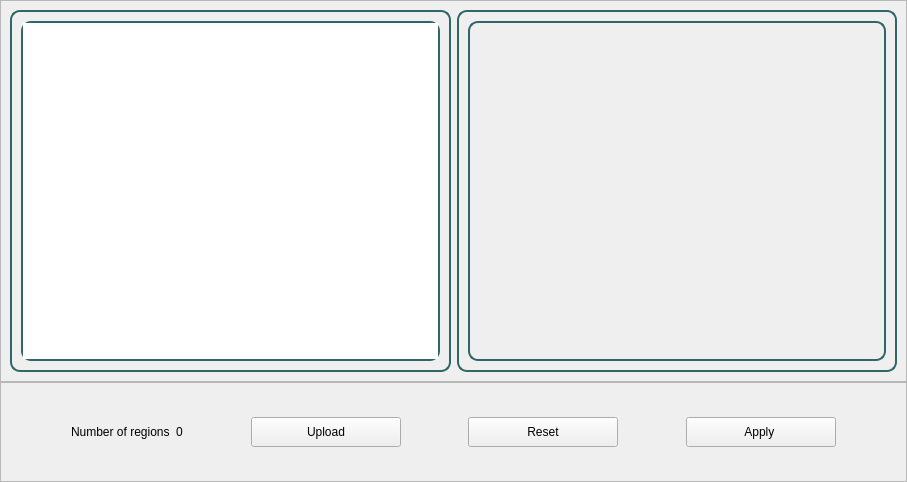
<?xml version="1.0" encoding="UTF-8"?>
<ui version="4.0">
 <class>RegionGrowingWidget</class>
 <widget class="QWidget" name="RegionGrowingWidget">
  <property name="geometry">
   <rect>
    <x>0</x>
    <y>0</y>
    <width>907</width>
    <height>482</height>
   </rect>
  </property>
  <property name="windowTitle">
   <string>Form</string>
  </property>
  <layout class="QVBoxLayout" name="verticalLayout">
   <property name="spacing">
    <number>0</number>
   </property>
   <property name="leftMargin">
    <number>0</number>
   </property>
   <property name="topMargin">
    <number>0</number>
   </property>
   <property name="rightMargin">
    <number>0</number>
   </property>
   <property name="bottomMargin">
    <number>0</number>
   </property>
   <item>
    <widget class="QFrame" name="frame_2">
     <property name="frameShape">
      <enum>QFrame::StyledPanel</enum>
     </property>
     <property name="frameShadow">
      <enum>QFrame::Raised</enum>
     </property>
     <layout class="QHBoxLayout" name="horizontalLayout_2">
      <item>
       <widget class="QFrame" name="frame_3">
        <property name="styleSheet">
         <string notr="true">
           border: 2px solid  #316669;
          border-radius: 10px;</string>
        </property>
        <property name="frameShape">
         <enum>QFrame::StyledPanel</enum>
        </property>
        <property name="frameShadow">
         <enum>QFrame::Raised</enum>
        </property>
        <layout class="QHBoxLayout" name="horizontalLayout">
         <item>
          <widget class="QGraphicsView" name="graphicsView">
           <property name="sizePolicy">
            <sizepolicy hsizetype="Preferred" vsizetype="Preferred">
             <horstretch>0</horstretch>
             <verstretch>0</verstretch>
            </sizepolicy>
           </property>
           <property name="cursor" stdset="0">
            <cursorShape>CrossCursor</cursorShape>
           </property>
           <property name="styleSheet">
            <string notr="true"/>
           </property>
          </widget>
         </item>
        </layout>
       </widget>
      </item>
      <item>
       <widget class="QFrame" name="frame_4">
        <property name="styleSheet">
         <string notr="true">QFrame {
 border: 2px solid  #316669;
 border-radius: 10px;
}

QLabel{
border: 0
}
          </string>
        </property>
        <property name="frameShape">
         <enum>QFrame::StyledPanel</enum>
        </property>
        <property name="frameShadow">
         <enum>QFrame::Raised</enum>
        </property>
        <layout class="QHBoxLayout" name="horizontalLayout_3">
         <item>
          <widget class="QFrame" name="processedImgFrame">
           <property name="frameShape">
            <enum>QFrame::StyledPanel</enum>
           </property>
           <property name="frameShadow">
            <enum>QFrame::Raised</enum>
           </property>
           <layout class="QVBoxLayout" name="verticalLayout_2">
            <property name="spacing">
             <number>0</number>
            </property>
            <property name="leftMargin">
             <number>0</number>
            </property>
            <property name="topMargin">
             <number>0</number>
            </property>
            <property name="rightMargin">
             <number>0</number>
            </property>
            <property name="bottomMargin">
             <number>0</number>
            </property>
            <item>
             <widget class="QLabel" name="processedImgLabel">
              <property name="text">
               <string/>
              </property>
             </widget>
            </item>
           </layout>
          </widget>
         </item>
        </layout>
       </widget>
      </item>
     </layout>
    </widget>
   </item>
   <item>
    <widget class="QFrame" name="frame">
     <property name="maximumSize">
      <size>
       <width>16777215</width>
       <height>100</height>
      </size>
     </property>
     <property name="frameShape">
      <enum>QFrame::StyledPanel</enum>
     </property>
     <property name="frameShadow">
      <enum>QFrame::Raised</enum>
     </property>
     <layout class="QHBoxLayout" name="horizontalLayout_5">
      <item>
       <spacer name="horizontalSpacer_2">
        <property name="orientation">
         <enum>Qt::Horizontal</enum>
        </property>
        <property name="sizeHint" stdset="0">
         <size>
          <width>40</width>
          <height>20</height>
         </size>
        </property>
       </spacer>
      </item>
      <item>
       <layout class="QHBoxLayout" name="horizontalLayout_4">
        <item>
         <widget class="QLabel" name="label">
          <property name="text">
           <string>Number of regions</string>
          </property>
         </widget>
        </item>
        <item>
         <widget class="QLabel" name="label_2">
          <property name="text">
           <string>0</string>
          </property>
         </widget>
        </item>
       </layout>
      </item>
      <item>
       <spacer name="horizontalSpacer_4">
        <property name="orientation">
         <enum>Qt::Horizontal</enum>
        </property>
        <property name="sizeHint" stdset="0">
         <size>
          <width>40</width>
          <height>20</height>
         </size>
        </property>
       </spacer>
      </item>
      <item>
       <widget class="QPushButton" name="uploadBtn">
        <property name="minimumSize">
         <size>
          <width>150</width>
          <height>30</height>
         </size>
        </property>
        <property name="text">
         <string>Upload</string>
        </property>
       </widget>
      </item>
      <item>
       <spacer name="horizontalSpacer_5">
        <property name="orientation">
         <enum>Qt::Horizontal</enum>
        </property>
        <property name="sizeHint" stdset="0">
         <size>
          <width>40</width>
          <height>20</height>
         </size>
        </property>
       </spacer>
      </item>
      <item>
       <widget class="QPushButton" name="resetBtn">
        <property name="minimumSize">
         <size>
          <width>150</width>
          <height>30</height>
         </size>
        </property>
        <property name="text">
         <string>Reset</string>
        </property>
       </widget>
      </item>
      <item>
       <spacer name="horizontalSpacer">
        <property name="orientation">
         <enum>Qt::Horizontal</enum>
        </property>
        <property name="sizeHint" stdset="0">
         <size>
          <width>40</width>
          <height>20</height>
         </size>
        </property>
       </spacer>
      </item>
      <item>
       <widget class="QPushButton" name="applyBtn">
        <property name="minimumSize">
         <size>
          <width>150</width>
          <height>30</height>
         </size>
        </property>
        <property name="text">
         <string>Apply </string>
        </property>
       </widget>
      </item>
      <item>
       <spacer name="horizontalSpacer_3">
        <property name="orientation">
         <enum>Qt::Horizontal</enum>
        </property>
        <property name="sizeHint" stdset="0">
         <size>
          <width>40</width>
          <height>20</height>
         </size>
        </property>
       </spacer>
      </item>
     </layout>
    </widget>
   </item>
  </layout>
 </widget>
 <resources/>
 <connections/>
</ui>
